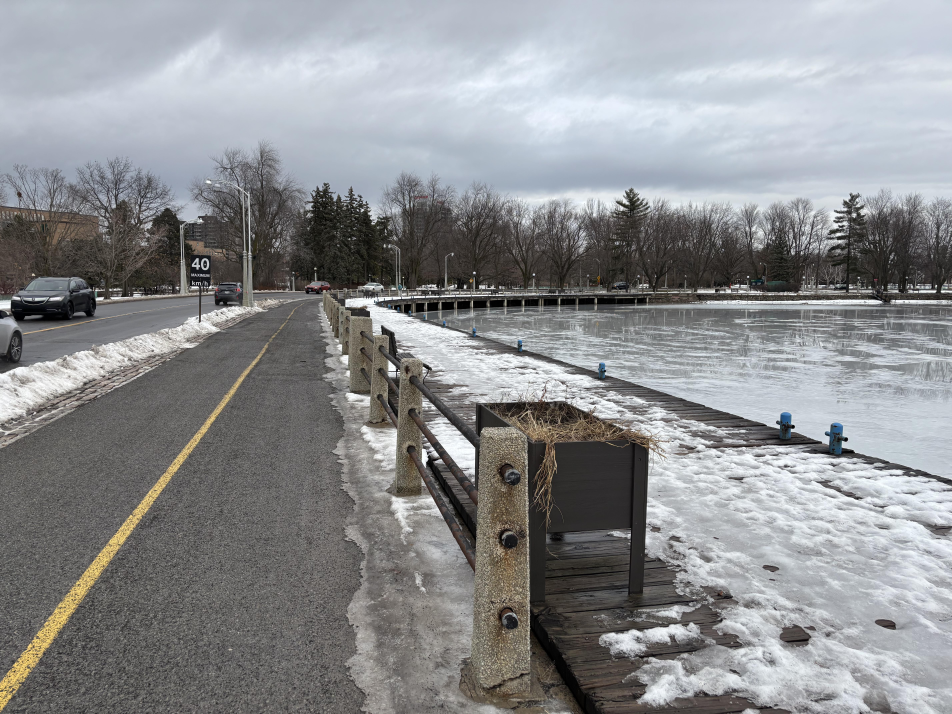
#> input picture data/img_left.jpg, 5712 x 4284 px (shown at 1/6 size)
$ python image_stitching.py
#> lines starting #> are read from the running program, lines starting #| are printed output that depends on the picture; after the words box and inside, x2 and y2 are one past the last pixel; in counts of white or black regions, pixels touching at a corner belong together
### ransac_homography.py
"""Homography estimation with Direct Linear Transform and RANSAC."""

from __future__ import annotations

import numpy as np


def create_design_matrix(source: np.ndarray, destination: np.ndarray) -> np.ndarray:
    """Build the DLT design matrix for corresponding 2D points."""
    source = np.asarray(source, dtype=np.float64)
    destination = np.asarray(destination, dtype=np.float64)
    if source.shape != destination.shape or source.ndim != 2 or source.shape[1] != 2:
        raise ValueError("source and destination must both have shape (N, 2)")
    if len(source) < 4:
        raise ValueError("at least four point pairs are required")

    matrix = []
    for (x, y), (u, v) in zip(source, destination):
        matrix.append([-x, -y, -1, 0, 0, 0, u * x, u * y, u])
        matrix.append([0, 0, 0, -x, -y, -1, v * x, v * y, v])
    return np.asarray(matrix, dtype=np.float64)


def calculate_homography(source: np.ndarray, destination: np.ndarray) -> np.ndarray:
    """Estimate a homography from point pairs using DLT."""
    matrix = create_design_matrix(source, destination)
    _, _, vt = np.linalg.svd(matrix)
    homography = vt[-1].reshape(3, 3)
    if np.isclose(homography[2, 2], 0):
        raise ValueError("degenerate point configuration")
    return homography / homography[2, 2]


def reprojection_errors(
    source: np.ndarray, destination: np.ndarray, homography: np.ndarray
) -> np.ndarray:
    """Return Euclidean reprojection errors for every correspondence."""
    source = np.asarray(source, dtype=np.float64)
    destination = np.asarray(destination, dtype=np.float64)
    homogeneous = np.column_stack([source, np.ones(len(source))])
    projected = (homography @ homogeneous.T).T
    projected = projected[:, :2] / projected[:, 2:3]
    return np.linalg.norm(projected - destination, axis=1)


def estimate_homography_ransac(
    source: np.ndarray,
    destination: np.ndarray,
    iterations: int = 2000,
    threshold: float = 4.0,
    seed: int = 42,
) -> tuple[np.ndarray, np.ndarray]:
    """Estimate a robust homography and return it with its inlier mask."""
    source = np.asarray(source, dtype=np.float64)
    destination = np.asarray(destination, dtype=np.float64)
    if source.shape != destination.shape or len(source) < 4:
        raise ValueError("matching source and destination arrays need at least four points")

    rng = np.random.default_rng(seed)
    best_mask: np.ndarray | None = None
    best_count = 0
    best_error = np.inf

    for _ in range(iterations):
        indices = rng.choice(len(source), size=4, replace=False)
        try:
            candidate = calculate_homography(source[indices], destination[indices])
            errors = reprojection_errors(source, destination, candidate)
        except (np.linalg.LinAlgError, ValueError, FloatingPointError):
            continue

        mask = errors < threshold
        count = int(mask.sum())
        mean_error = float(errors[mask].mean()) if count else np.inf
        if count > best_count or (count == best_count and mean_error < best_error):
            best_mask = mask
            best_count = count
            best_error = mean_error

    if best_mask is None or best_count < 4:
        raise ValueError("RANSAC could not find a valid homography")

    refined = calculate_homography(source[best_mask], destination[best_mask])
    return refined, best_mask

### image_stitching.py
"""Create a panorama from two overlapping images using SIFT and homography."""

from __future__ import annotations

import argparse
from pathlib import Path

import cv2
import numpy as np

from ransac_homography import estimate_homography_ransac


def load_image(path: str | Path, width: int | None = None) -> np.ndarray:
    """Load a color image and optionally resize it while preserving aspect ratio."""
    image = cv2.imread(str(path), cv2.IMREAD_COLOR)
    if image is None:
        raise FileNotFoundError(f"could not read image: {path}")
    if width is not None and width > 0 and image.shape[1] != width:
        scale = width / image.shape[1]
        image = cv2.resize(image, (width, round(image.shape[0] * scale)))
    return image


def extract_features(image: np.ndarray) -> tuple[list[cv2.KeyPoint], np.ndarray]:
    """Detect SIFT keypoints and descriptors."""
    gray = cv2.cvtColor(image, cv2.COLOR_BGR2GRAY)
    keypoints, descriptors = cv2.SIFT_create().detectAndCompute(gray, None)
    if descriptors is None or len(keypoints) < 4:
        raise ValueError("not enough visual features were detected")
    return keypoints, descriptors


def match_features(
    source_descriptors: np.ndarray,
    destination_descriptors: np.ndarray,
    ratio: float = 0.72,
) -> list[cv2.DMatch]:
    """Match descriptors with FLANN and Lowe's ratio test."""
    matcher = cv2.FlannBasedMatcher(
        dict(algorithm=1, trees=5), dict(checks=80)
    )
    pairs = matcher.knnMatch(source_descriptors, destination_descriptors, k=2)
    matches = [pair[0] for pair in pairs if len(pair) == 2 and pair[0].distance < ratio * pair[1].distance]
    if len(matches) < 4:
        raise ValueError("not enough reliable matches to estimate a homography")
    return matches


def matched_points(
    source_keypoints: list[cv2.KeyPoint],
    destination_keypoints: list[cv2.KeyPoint],
    matches: list[cv2.DMatch],
) -> tuple[np.ndarray, np.ndarray]:
    """Convert descriptor matches to paired point arrays."""
    source = np.float64([source_keypoints[m.queryIdx].pt for m in matches])
    destination = np.float64([destination_keypoints[m.trainIdx].pt for m in matches])
    return source, destination


def compose_panorama(
    left: np.ndarray, right: np.ndarray, right_to_left: np.ndarray
) -> np.ndarray:
    """Warp the right image into the left image coordinate system and blend overlap."""
    left_h, left_w = left.shape[:2]
    right_h, right_w = right.shape[:2]

    right_corners = np.float32(
        [[0, 0], [right_w, 0], [right_w, right_h], [0, right_h]]
    ).reshape(-1, 1, 2)
    left_corners = np.float32(
        [[0, 0], [left_w, 0], [left_w, left_h], [0, left_h]]
    ).reshape(-1, 1, 2)
    warped_corners = cv2.perspectiveTransform(right_corners, right_to_left)
    all_corners = np.vstack([warped_corners, left_corners])

    x_min, y_min = np.floor(all_corners.min(axis=0).ravel()).astype(int)
    x_max, y_max = np.ceil(all_corners.max(axis=0).ravel()).astype(int)
    translation = np.array(
        [[1, 0, -x_min], [0, 1, -y_min], [0, 0, 1]], dtype=np.float64
    )
    size = (x_max - x_min, y_max - y_min)

    warped_right = cv2.warpPerspective(right, translation @ right_to_left, size)
    right_mask = cv2.warpPerspective(
        np.ones((right_h, right_w), dtype=np.uint8), translation @ right_to_left, size
    ).astype(bool)

    panorama = warped_right.copy()
    y0, x0 = -y_min, -x_min
    left_region = panorama[y0 : y0 + left_h, x0 : x0 + left_w]
    right_region_mask = right_mask[y0 : y0 + left_h, x0 : x0 + left_w]

    overlap = right_region_mask
    left_only = ~right_region_mask
    left_region[left_only] = left[left_only]
    left_region[overlap] = (
        0.5 * left_region[overlap].astype(np.float32)
        + 0.5 * left[overlap].astype(np.float32)
    ).astype(np.uint8)
    return panorama


def stitch_images(
    left: np.ndarray,
    right: np.ndarray,
    ratio: float = 0.72,
    threshold: float = 4.0,
    iterations: int = 2000,
) -> tuple[np.ndarray, int, int]:
    """Stitch two images and return panorama, match count, and inlier count."""
    left_keypoints, left_descriptors = extract_features(left)
    right_keypoints, right_descriptors = extract_features(right)
    matches = match_features(right_descriptors, left_descriptors, ratio)
    source, destination = matched_points(right_keypoints, left_keypoints, matches)
    homography, inliers = estimate_homography_ransac(
        source, destination, iterations=iterations, threshold=threshold
    )
    panorama = compose_panorama(left, right, homography)
    return panorama, len(matches), int(inliers.sum())


def parse_args() -> argparse.Namespace:
    parser = argparse.ArgumentParser(description=__doc__)
    parser.add_argument("--left", default="data/img_left.jpg")
    parser.add_argument("--right", default="data/img_right.jpg")
    parser.add_argument("--output", default="output/stitched_image.jpg")
    parser.add_argument("--width", type=int, default=1000)
    parser.add_argument("--ratio", type=float, default=0.72)
    parser.add_argument("--threshold", type=float, default=4.0)
    parser.add_argument("--iterations", type=int, default=2000)
    return parser.parse_args()


def main() -> None:
    args = parse_args()
    left = load_image(args.left, args.width)
#> in load_image, image is the input picture: shape (4284, 5712, 3); mean B, G, R 143.8, 141.6, 140.2
    right = load_image(args.right, args.width)
#> call 2 of load_image, with path = 'data/img_right.jpg', width = 1000
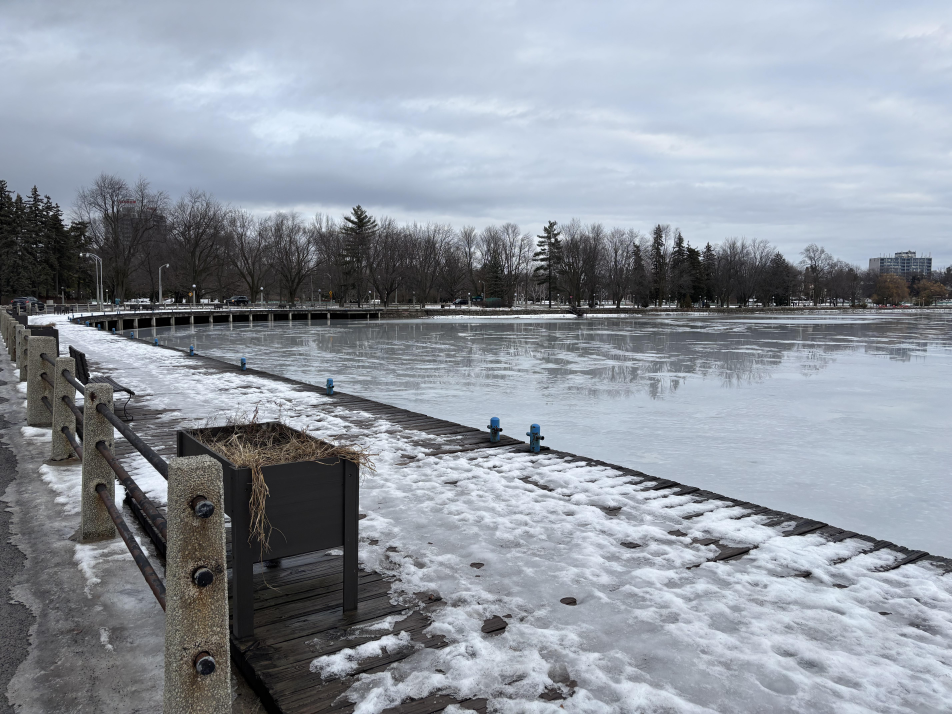
#> input picture data/img_right.jpg, 5712 x 4284 px (shown at 1/6 size)
#> in load_image, image is the input picture: shape (4284, 5712, 3); mean B, G, R 160.6, 150.9, 144.2
#> in load_image (call 2), `image = cv2.resize(image, (width, round(image.shape[0] * scale)))`:
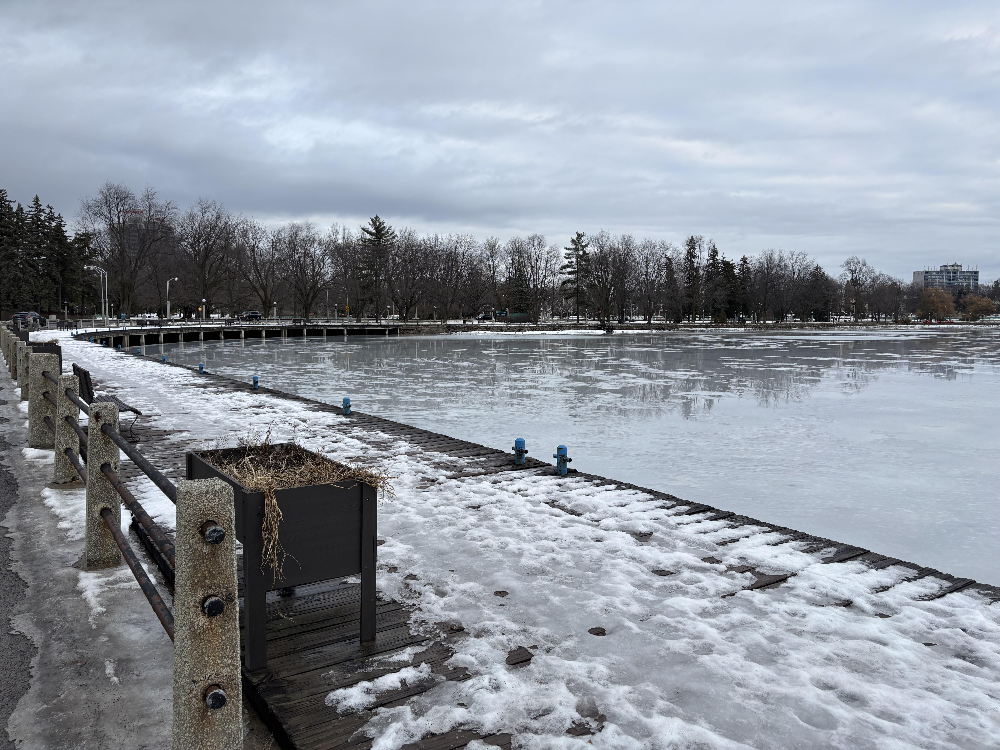
#> image: shape (750, 1000, 3); mean B, G, R 160.5, 150.8, 144.1
    panorama, matches, inliers = stitch_images(
        left, right, args.ratio, args.threshold, args.iterations
    )
#> in extract_features, `keypoints, descriptors = cv2.SIFT_create().detectAndCompute(gray, None)`: keypoints = 4389 keypoints; strongest (x, y, size): (889, 461, 2.9), (833, 448, 2.5), (187, 302, 1.9), (488, 301, 2.3)
#> in stitch_images, `left_keypoints, left_descriptors = extract_features(left)`: left_keypoints has the same summary as keypoints in extract_features
#> in extract_features (call 2), `gray = cv2.cvtColor(image, cv2.COLOR_BGR2GRAY)`:
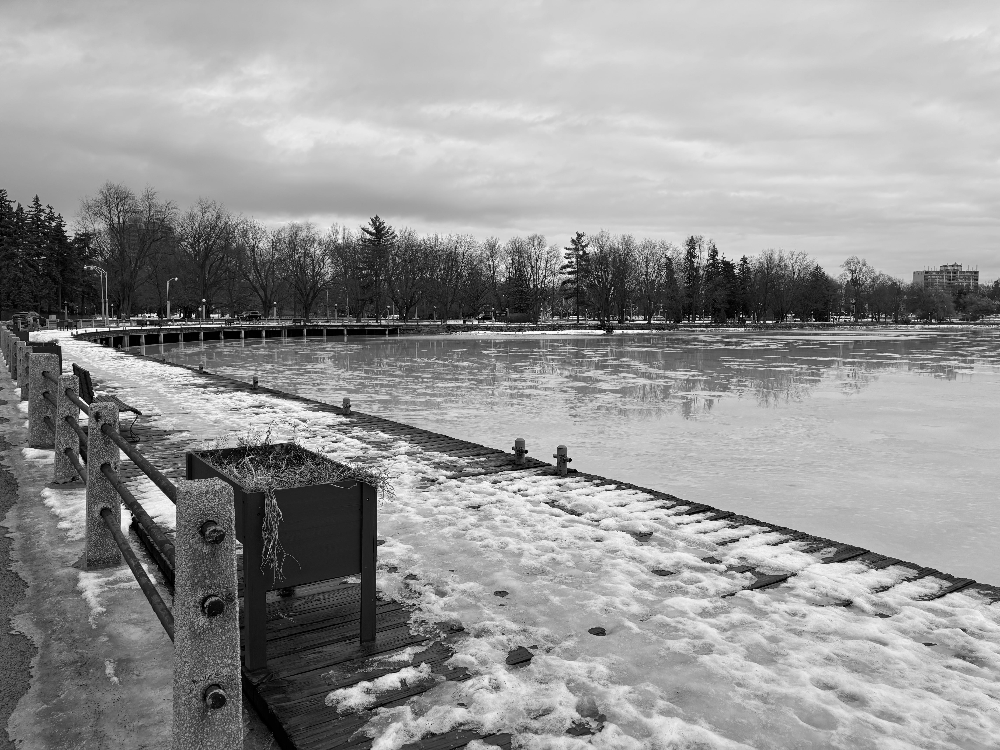
#> gray: shape (750, 1000); min 0, max 254, mean 149.9
#> in extract_features (call 2), `keypoints, descriptors = cv2.SIFT_create().detectAndCompute(gray, None)`: keypoints = 4110 keypoints; strongest (x, y, size): (204, 300, 2), (570, 460, 2.4), (581, 252, 2.3), (80, 398, 2)
#> in stitch_images, `right_keypoints, right_descriptors = extract_features(right)`: right_keypoints has the same summary as keypoints in extract_features
#> in match_features, `pairs = matcher.knnMatch(source_descriptors, destination_descriptors, ..`: pairs = 4110 matches
#> in match_features, `matches = [pair[0] for pair in pairs if len(pair) == 2 and pair[0].dis..`: matches = 551 matches
#> in matched_points, `source = np.float64([source_keypoints[m.queryIdx].pt for m in matches])`: source = 551 pairs, first value 11.52 to 976.1, second value 197.5 to 738.5
#> in matched_points, `destination = np.float64([destination_keypoints[m.trainIdx].pt for m i..`: destination = 551 pairs, first value 175 to 988.9, second value 193.7 to 742.7
#> the loop in estimate_homography_ransac, `for _ in range(iterations):` made 2000 passes
#> (indices, count, mean_error, best_count, best_error) on passes 1, 2, 3, 18, 36, 44: ([241, 48, 360, 424], 10, 1.31, 10, 1.31), ([382, 110, 51, 290], 47, 2.18, 47, 2.18), ([393, 282, 431, 70], 383, 1.5, 383, 1.5), ([62, 360, 367, 241], 413, 1.74, 413, 1.74), ([415, 228, 433, 46], 433, 1.8, 433, 1.8), ([492, 5, 299, 452], 437, 1.73, 437, 1.73)
#> (count, mean_error, best_count, best_error) on passes 72, 83, 997, 1241: (439, 1.24, 439, 1.24), (444, 1.52, 444, 1.52), (445, 1.83, 445, 1.83), (452, 1.53, 452, 1.53)
#> after the loop in estimate_homography_ransac, `for _ in range(iterations):`: best_count = 452; best_error = 1.53
#> in estimate_homography_ransac, `refined = calculate_homography(source[best_mask], destination[best_mas..`: refined = [[0.557, 0.0737, 320.3], [-0.143, 0.865, 32.39], [-0.000463, 4.31e-05, 1]]
#> in stitch_images, `homography, inliers = estimate_homography_ransac( source, destination,..`: homography has the same summary as refined in estimate_homography_ransac
#> in compose_panorama, `warped_corners = cv2.perspectiveTransform(right_corners, right_to_left)`: warped_corners = [[320.3, 32.39], [1632, -205.6], [1636.4, 944.2], [363.8, 659.5]]
#> in compose_panorama, `all_corners = np.vstack([warped_corners, left_corners])`: all_corners = [[320.3, 32.39], [1632, -205.6], [1636.4, 944.2], [363.8, 659.5], [0, 0], [1000, 0], [1000, 750], [0, 750]]
#> in compose_panorama, `x_min, y_min = np.floor(all_corners.min(axis=0).ravel()).astype(int)`: x_min = 0; y_min = -206
#> in compose_panorama, `x_max, y_max = np.ceil(all_corners.max(axis=0).ravel()).astype(int)`: x_max = 1637; y_max = 945
#> in compose_panorama, `translation = np.array( [[1, 0, -x_min], [0, 1, -y_min], [0, 0, 1]], d..`: translation = [[1, 0, 0], [0, 1, 206], [0, 0, 1]]
#> in compose_panorama, `size = (x_max - x_min, y_max - y_min)`: size = (1637, 1151)
#> in compose_panorama, `right_mask = cv2.warpPerspective( np.ones((right_h, right_w), dtype=np..`:
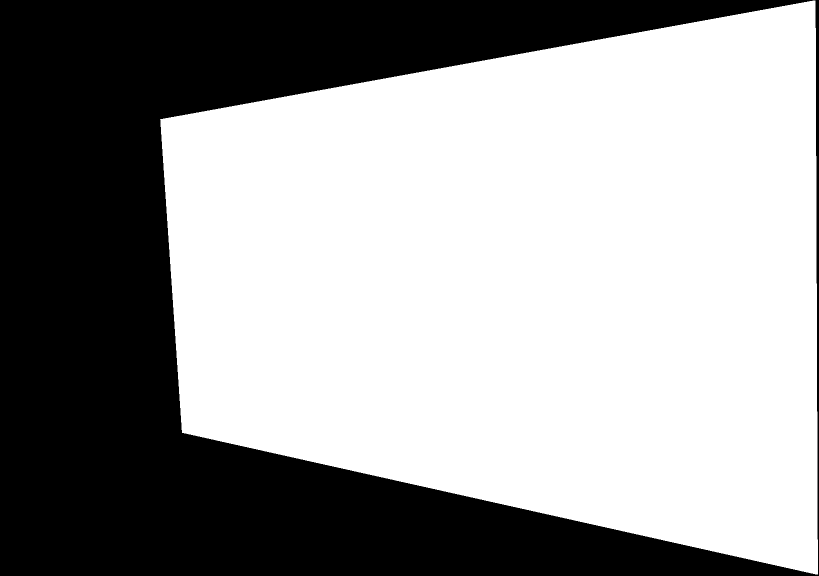
#> right_mask: shape (1151, 1637) bool (shown at 1/2 size); 60.8% white; 1 black region, box (x1, y1, x2, y2) and area: (0, 0, 1637, 1151) 737745
#> in compose_panorama, `y0, x0 = -y_min, -x_min`: y0 = 206; x0 = 0
#> in compose_panorama, `left_region = panorama[y0 : y0 + left_h, x0 : x0 + left_w]`:
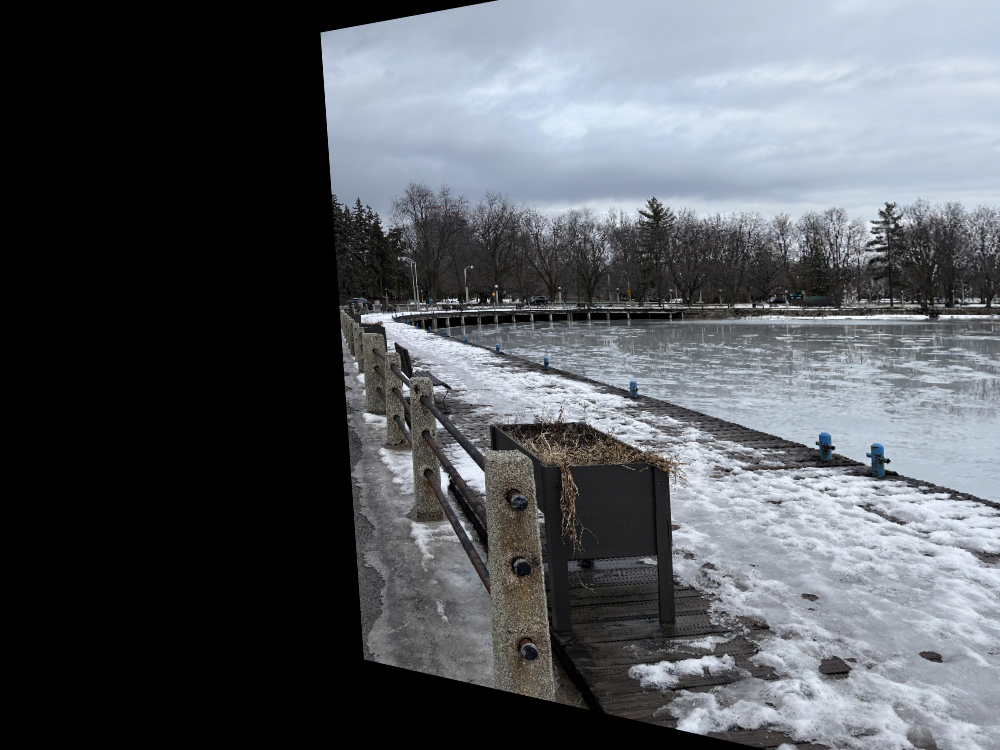
#> left_region: shape (750, 1000, 3); mean B, G, R 94.3, 89, 85.3
#> in compose_panorama, `right_region_mask = right_mask[y0 : y0 + left_h, x0 : x0 + left_w]`:
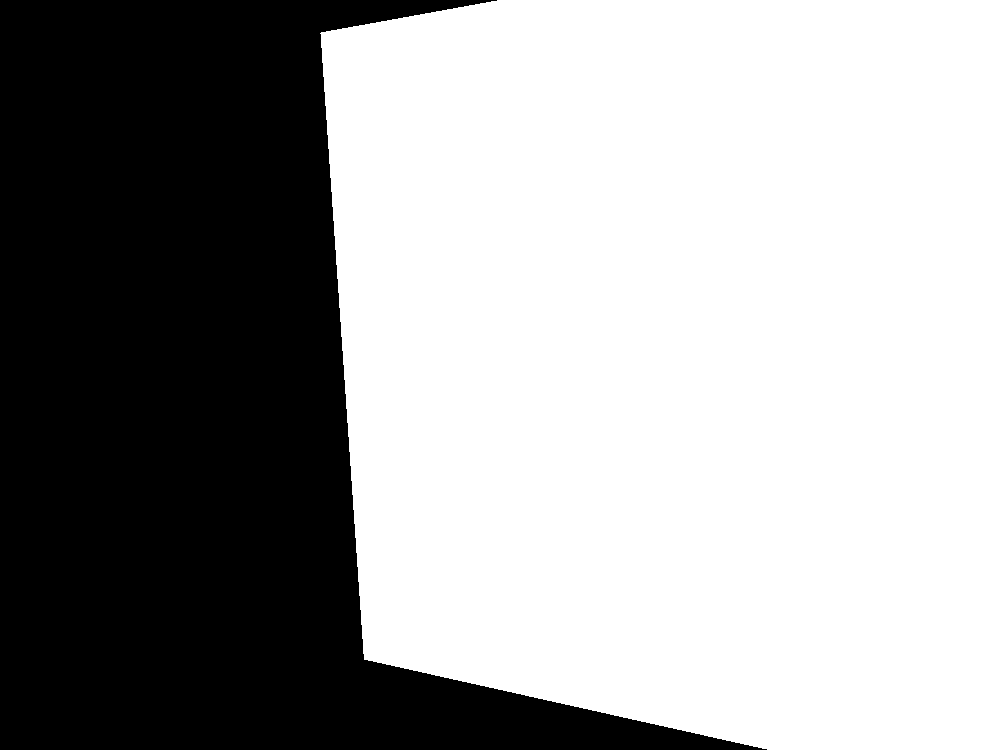
#> right_region_mask: shape (750, 1000) bool; 62.8% white; 1 black region, box (x1, y1, x2, y2) and area: (0, 0, 767, 750) 279114
#> in stitch_images, `panorama = compose_panorama(left, right, homography)`:
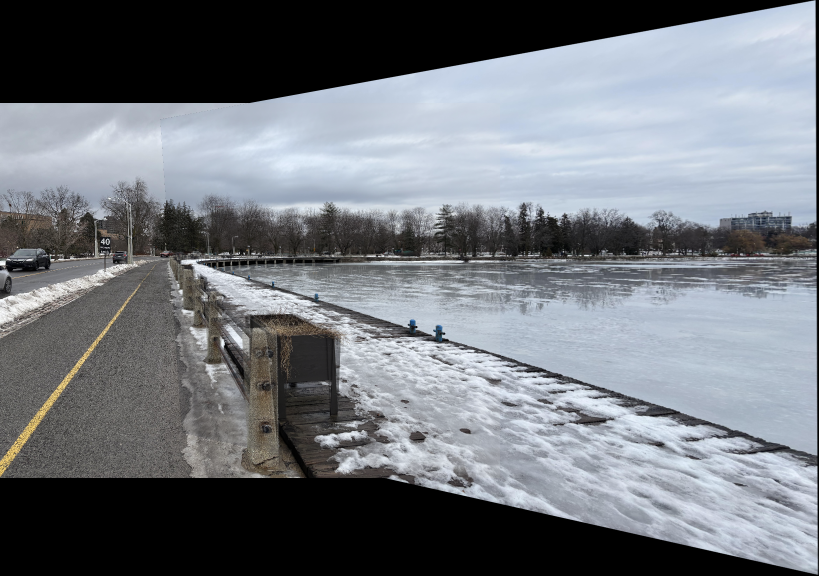
#> panorama: shape (1151, 1637, 3) (shown at 1/2 size); mean B, G, R 125.3, 119.1, 114.7
#> matches = 551; inliers = 452
    output = Path(args.output)
    output.parent.mkdir(parents=True, exist_ok=True)
    if not cv2.imwrite(str(output), panorama):
        raise OSError(f"could not write output image: {output}")
    print(f"Saved {output} using {inliers}/{matches} inlier matches.")
#| Saved output/stitched_image.jpg using 452/551 inlier matches.


if __name__ == "__main__":
    main()
